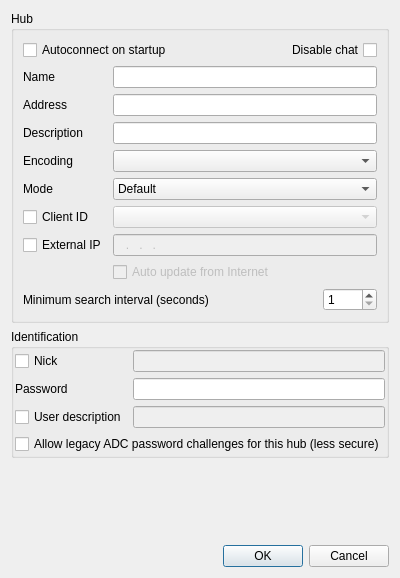
<?xml version="1.0" encoding="UTF-8"?>
<ui version="4.0">
 <class>UIFavoriteHubEditor</class>
 <widget class="QDialog" name="UIFavoriteHubEditor">
  <property name="geometry">
   <rect>
    <x>0</x>
    <y>0</y>
    <width>387</width>
    <height>578</height>
   </rect>
  </property>
  <property name="windowTitle">
   <string notr="true"/>
  </property>
  <layout class="QVBoxLayout" name="verticalLayout">
   <item>
    <widget class="QGroupBox" name="groupBox">
     <property name="title">
      <string>Hub</string>
     </property>
     <layout class="QGridLayout" name="gridLayout">
      <item row="0" column="0" colspan="2">
       <layout class="QHBoxLayout" name="horizontalLayout">
        <property name="spacing">
         <number>0</number>
        </property>
        <item>
         <widget class="QCheckBox" name="checkBox_AUTOCONNECT">
          <property name="text">
           <string>Autoconnect on startup</string>
          </property>
         </widget>
        </item>
        <item>
         <widget class="QCheckBox" name="checkBox_DISABLECHAT">
          <property name="layoutDirection">
           <enum>Qt::RightToLeft</enum>
          </property>
          <property name="text">
           <string>Disable chat</string>
          </property>
         </widget>
        </item>
       </layout>
      </item>
      <item row="1" column="0">
       <widget class="QLabel" name="label">
        <property name="text">
         <string>Name</string>
        </property>
       </widget>
      </item>
      <item row="1" column="1">
       <widget class="LineEdit" name="lineEdit_NAME">
        <property name="toolTip">
         <string>Favorite hub name.</string>
        </property>
       </widget>
      </item>
      <item row="2" column="0">
       <widget class="QLabel" name="label_2">
        <property name="text">
         <string>Address</string>
        </property>
       </widget>
      </item>
      <item row="2" column="1">
       <widget class="LineEdit" name="lineEdit_ADDRESS">
        <property name="toolTip">
         <string>IP address or DNS name of hub.</string>
        </property>
       </widget>
      </item>
      <item row="3" column="0">
       <widget class="QLabel" name="label_3">
        <property name="text">
         <string>Description</string>
        </property>
       </widget>
      </item>
      <item row="3" column="1">
       <widget class="LineEdit" name="lineEdit_DESC">
        <property name="toolTip">
         <string>This description will be shown in the list of favorite hubs.</string>
        </property>
       </widget>
      </item>
      <item row="4" column="0">
       <widget class="QLabel" name="label_4">
        <property name="text">
         <string>Encoding</string>
        </property>
       </widget>
      </item>
      <item row="4" column="1">
       <widget class="QComboBox" name="comboBox_ENC"/>
      </item>
      <item row="5" column="0">
       <widget class="QLabel" name="label_6">
        <property name="text">
         <string>Mode</string>
        </property>
       </widget>
      </item>
      <item row="5" column="1">
       <widget class="QComboBox" name="comboBox_MODE">
        <item>
         <property name="text">
          <string>Default</string>
         </property>
        </item>
        <item>
         <property name="text">
          <string>Active</string>
         </property>
        </item>
        <item>
         <property name="text">
          <string>Passive</string>
         </property>
        </item>
       </widget>
      </item>
      <item row="6" column="0">
       <widget class="QCheckBox" name="checkBox_CID">
        <property name="text">
         <string>Client ID</string>
        </property>
       </widget>
      </item>
      <item row="6" column="1">
       <widget class="QComboBox" name="comboBox_CID">
        <property name="enabled">
         <bool>false</bool>
        </property>
       </widget>
      </item>
      <item row="7" column="0">
       <widget class="QCheckBox" name="checkBox_IP">
        <property name="text">
         <string>External IP</string>
        </property>
       </widget>
      </item>
      <item row="7" column="1">
       <widget class="LineEdit" name="lineEdit_IP">
        <property name="enabled">
         <bool>false</bool>
        </property>
        <property name="inputMask">
         <string notr="true">000.000.000.000</string>
        </property>
       </widget>
      </item>
      <item row="8" column="1">
       <widget class="QCheckBox" name="checkBox_USEINTERNET">
        <property name="enabled">
         <bool>false</bool>
        </property>
        <property name="text">
         <string>Auto update from Internet</string>
        </property>
       </widget>
      </item>
      <item row="9" column="0" colspan="2">
       <layout class="QHBoxLayout" name="horizontalLayout_2">
        <property name="spacing">
         <number>0</number>
        </property>
        <item>
         <widget class="QLabel" name="label_7">
          <property name="sizePolicy">
           <sizepolicy hsizetype="Expanding" vsizetype="Preferred">
            <horstretch>0</horstretch>
            <verstretch>0</verstretch>
           </sizepolicy>
          </property>
          <property name="text">
           <string>Minimum search interval (seconds)</string>
          </property>
         </widget>
        </item>
        <item>
         <widget class="QSpinBox" name="spinBox_MINSEARCH_INTERVAL">
          <property name="minimum">
           <number>1</number>
          </property>
          <property name="maximum">
           <number>1200</number>
          </property>
         </widget>
        </item>
       </layout>
      </item>
     </layout>
    </widget>
   </item>
   <item>
    <widget class="QGroupBox" name="groupBox_2">
     <property name="title">
      <string>Identification</string>
     </property>
     <layout class="QGridLayout" name="gridLayout_3">
      <property name="leftMargin">
       <number>1</number>
      </property>
      <property name="topMargin">
       <number>1</number>
      </property>
      <property name="rightMargin">
       <number>1</number>
      </property>
      <property name="bottomMargin">
       <number>1</number>
      </property>
      <item row="1" column="1">
       <widget class="LineEdit" name="lineEdit_NICK">
        <property name="enabled">
         <bool>false</bool>
        </property>
        <property name="toolTip">
         <string>This nickname, or handle, will identify you when you join a hub.</string>
        </property>
       </widget>
      </item>
      <item row="2" column="1">
       <widget class="LineEdit" name="lineEdit_PASSWORD">
        <property name="toolTip">
         <string>If hub requires password, define it here.</string>
        </property>
        <property name="echoMode">
         <enum>QLineEdit::PasswordEchoOnEdit</enum>
        </property>
       </widget>
      </item>
      <item row="3" column="1">
       <widget class="LineEdit" name="lineEdit_USERDESC">
        <property name="enabled">
         <bool>false</bool>
        </property>
        <property name="toolTip">
         <string>This description will be shown in the user list.</string>
        </property>
       </widget>
      </item>
      <item row="1" column="0">
       <widget class="QCheckBox" name="checkBox_NICK">
        <property name="text">
         <string>Nick</string>
        </property>
       </widget>
      </item>
      <item row="3" column="0">
       <widget class="QCheckBox" name="checkBox_USERDESC">
        <property name="text">
         <string>User description</string>
        </property>
       </widget>
      </item>
      <item row="2" column="0">
       <widget class="QLabel" name="label_5">
        <property name="text">
         <string>Password</string>
        </property>
       </widget>
      </item>
      <item row="4" column="0" colspan="2">
       <widget class="QCheckBox" name="checkBox_LEGACY_ADC_PASSWORD">
        <property name="text">
         <string>Allow legacy ADC password challenges for this hub (less secure)</string>
        </property>
        <property name="toolTip">
         <string>Off by default. Accepts legacy challenges of at least six bytes only for this favourite hub. This weakens challenge validation, not TLS or proxy routing. Reconnect after changing this option.</string>
        </property>
       </widget>
      </item>
     </layout>
    </widget>
   </item>
   <item>
    <spacer name="verticalSpacer">
     <property name="orientation">
      <enum>Qt::Vertical</enum>
     </property>
     <property name="sizeHint" stdset="0">
      <size>
       <width>20</width>
       <height>2</height>
      </size>
     </property>
    </spacer>
   </item>
   <item>
    <widget class="QDialogButtonBox" name="buttonBox">
     <property name="orientation">
      <enum>Qt::Horizontal</enum>
     </property>
     <property name="standardButtons">
      <set>QDialogButtonBox::Cancel|QDialogButtonBox::Ok</set>
     </property>
    </widget>
   </item>
  </layout>
 </widget>
 <customwidgets>
  <customwidget>
   <class>LineEdit</class>
   <extends>QLineEdit</extends>
   <header>LineEdit.h</header>
  </customwidget>
 </customwidgets>
 <resources/>
 <connections>
  <connection>
   <sender>buttonBox</sender>
   <signal>accepted()</signal>
   <receiver>UIFavoriteHubEditor</receiver>
   <slot>accept()</slot>
   <hints>
    <hint type="sourcelabel">
     <x>254</x>
     <y>358</y>
    </hint>
    <hint type="destinationlabel">
     <x>157</x>
     <y>274</y>
    </hint>
   </hints>
  </connection>
  <connection>
   <sender>buttonBox</sender>
   <signal>rejected()</signal>
   <receiver>UIFavoriteHubEditor</receiver>
   <slot>reject()</slot>
   <hints>
    <hint type="sourcelabel">
     <x>311</x>
     <y>358</y>
    </hint>
    <hint type="destinationlabel">
     <x>286</x>
     <y>274</y>
    </hint>
   </hints>
  </connection>
  <connection>
   <sender>checkBox_NICK</sender>
   <signal>toggled(bool)</signal>
   <receiver>lineEdit_NICK</receiver>
   <slot>setEnabled(bool)</slot>
   <hints>
    <hint type="sourcelabel">
     <x>74</x>
     <y>264</y>
    </hint>
    <hint type="destinationlabel">
     <x>303</x>
     <y>265</y>
    </hint>
   </hints>
  </connection>
  <connection>
   <sender>checkBox_USERDESC</sender>
   <signal>toggled(bool)</signal>
   <receiver>lineEdit_USERDESC</receiver>
   <slot>setEnabled(bool)</slot>
   <hints>
    <hint type="sourcelabel">
     <x>65</x>
     <y>316</y>
    </hint>
    <hint type="destinationlabel">
     <x>303</x>
     <y>317</y>
    </hint>
   </hints>
  </connection>
  <connection>
   <sender>checkBox_CID</sender>
   <signal>toggled(bool)</signal>
   <receiver>comboBox_CID</receiver>
   <slot>setEnabled(bool)</slot>
   <hints>
    <hint type="sourcelabel">
     <x>67</x>
     <y>162</y>
    </hint>
    <hint type="destinationlabel">
     <x>264</x>
     <y>162</y>
    </hint>
   </hints>
  </connection>
  <connection>
   <sender>checkBox_IP</sender>
   <signal>toggled(bool)</signal>
   <receiver>lineEdit_IP</receiver>
   <slot>setEnabled(bool)</slot>
   <hints>
    <hint type="sourcelabel">
     <x>98</x>
     <y>186</y>
    </hint>
    <hint type="destinationlabel">
     <x>232</x>
     <y>186</y>
    </hint>
   </hints>
  </connection>
  <connection>
   <sender>checkBox_IP</sender>
   <signal>toggled(bool)</signal>
   <receiver>checkBox_USEINTERNET</receiver>
   <slot>setEnabled(bool)</slot>
   <hints>
    <hint type="sourcelabel">
     <x>17</x>
     <y>174</y>
    </hint>
    <hint type="destinationlabel">
     <x>269</x>
     <y>202</y>
    </hint>
   </hints>
  </connection>
 </connections>
</ui>
